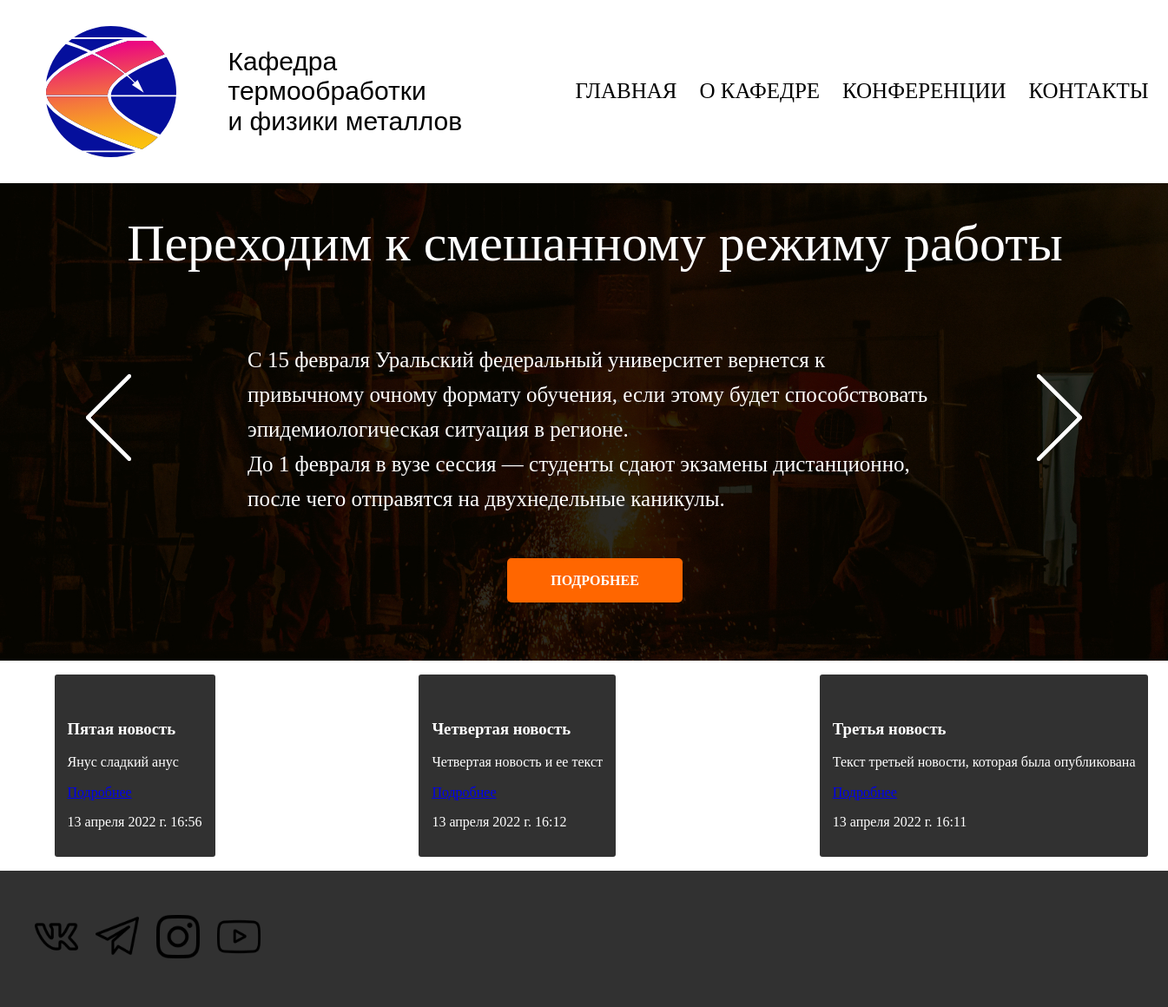
Before: / with the older database file.
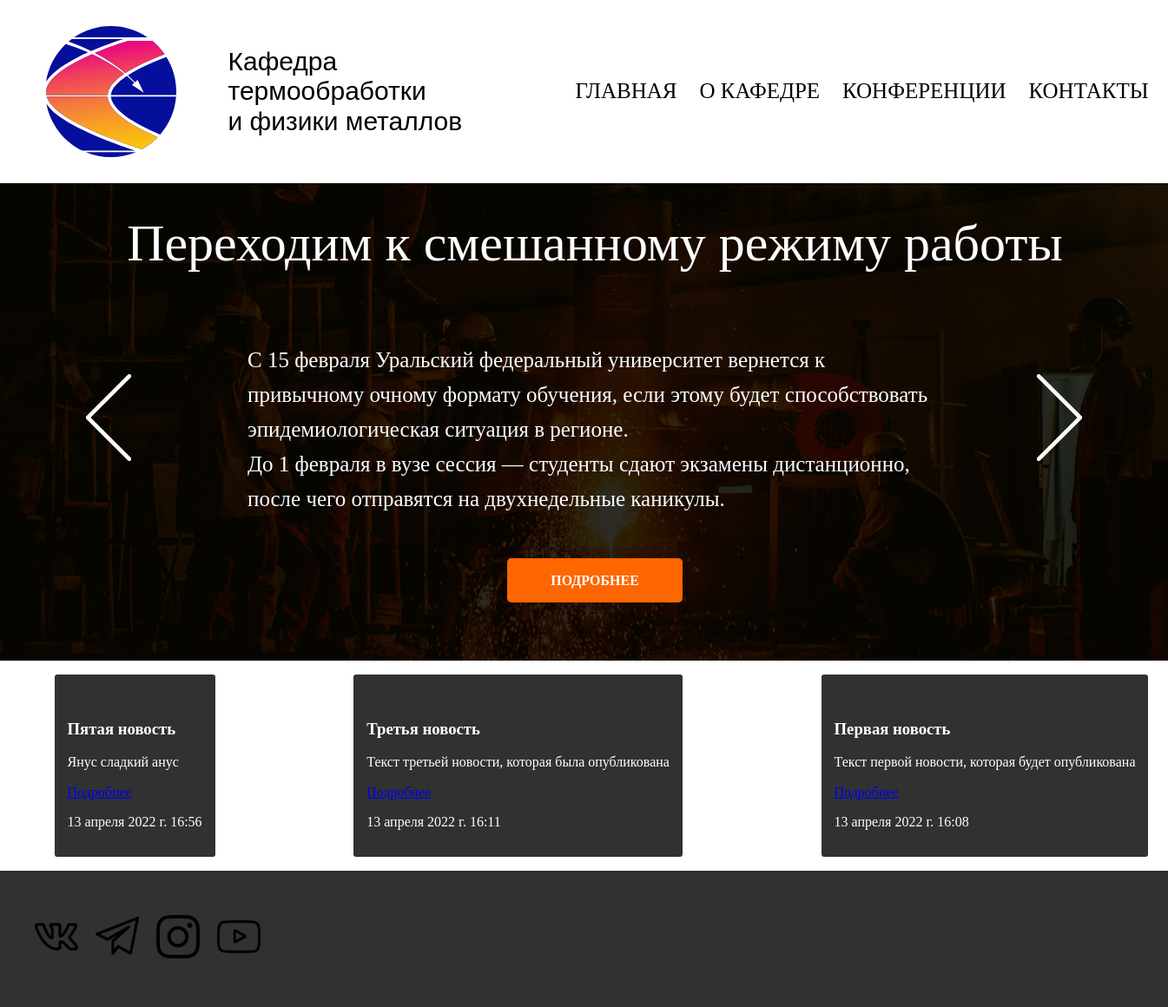
After: the same page with the newer database file.
### main/models.py (models this page shows, shortened)
class News(models.Model):
    title = models.CharField(max_length=255)
    datetime = models.DateTimeField(u'Дата публикации')
    content = models.TextField(max_length=10000)

### main/views.py (the view)
# urls.py: path('', views.index, name='index'),
def index(request):
    now = datetime.now()
    news = News.objects.all()
    news = news.order_by("-datetime")[0:3]
    return render(
        request,
        'index.html',
        {'news': news}
    )

### main/templates/index.html (shortened to what this page needs)
{% extends "base_generic.html" %}
{% block content %}
    <section class="slider">
        <div class="wrapper">
            <h2>Переходим к смешанному режиму работы</h2>
            {% load static %}
            <img class="left-arrow" src="{% static "img/left-arrow.svg" %}" alt="">
            <img class="right-arrow" src="{% static "img/right-arrow.svg" %}" alt="">
            <p>
                С 15 февраля Уральский федеральный университет вернется к привычному очному формату обучения,
                если этому будет способствовать эпидемиологическая ситуация в регионе.
            </p>
            <p>
                До 1 февраля в вузе сессия — студенты сдают экзамены дистанционно, после чего отправятся на двухнедельные каникулы.
            </p>
            <div class="button-wrapper">
                <a class="button" href="#">Подробнее</a>
            </div>
            </div>
    </section>
    <section class="news">
        <div class="wrapper">
            <ul>
                {% for item in news %}
                <li>
                    <div class="text">
                        <h3>{{ item.title }}</h3>
                        <p>{{ item.content }}</p>
                        <a href="#">Подробнее</a>
                        <p>{{ item.datetime }}</p>
                    </div>
                </li>
                {% endfor %}
            </ul>
        </div>
    </section>
{% endblock %}

### main/templates/base_generic.html (shortened to what this page needs)
<!DOCTYPE html>
<html lang="ru">
<head>
    {% load static %}
    <link rel="stylesheet" href="{% static "css/normalize.css" %}">
    <link rel="stylesheet" href="{% static "css/style.css" %}">
</head>
<body>
    <header>
        <div class="logo">
            <img src="{% static "img/TOiFM_logo.svg" %}" alt="Логотип кафедры">
            <p class="logo_title">
                Кафедра<br>
                термообработки<br>
                и физики металлов
            </p>
        </div>
        <nav>
            <ul class="main-menu">
                <li>
                    <a href="{% url "index" %}">Главная</a>
                </li>
                <li>
                    <a href="">О кафедре</a>
                </li>
                <li class="item-conf">
                    <a href="">Конференции</a>
                </li>
                <li>
                    <a href="">Контакты</a>
                </li>
            </ul>
        </nav>
    </header>
    <main>
        {% block content %} {% endblock %}
    </main>
    <footer>
        <div class="social">
            <ul>
                <li>
                    <a href="https://vk.com/materialoed"><img src="{% static 'img/vk.png' %}" alt="VK"></a>
                </li>
                <li>
                    <a href="https://t.me/TOFMdepartment"><img src="{% static 'img/telegram.png' %}" alt="Telegram"></a>
                </li>
                <li>
                    <a href="https://www.instagram.com/tofm_urfu/"><img src="{% static 'img/instagram.png' %}" alt="Instagram"></a>
                </li>
                <li>
                    <a href="https://www.youtube.com/channel/UCXMEt2POWU_OaAUeKPsErXA"><img src="{% static 'img/youtube.png' %}" alt="YouTube"></a>
                </li>
            </ul>
        </div>
    </footer>
</body>
</html>

### main/static/css/style.css (style rules this page uses)
* { box-sizing: border-box; }
header { width: 1300px; margin: 0 auto; padding: 0; display: flex; justify-content: space-between; align-items: center; }
.logo { display: flex; flex-flow: row wrap; justify-content: space-between; align-items: center; }
.logo img { display: block; width: 150px; margin: 30px; }
.logo_title { font-family: "PFBulletinSansPro-Redular", sans-serif; font-size: 30px; margin: 30px; }
.main-menu { width: 700px; list-style: none; display: flex; justify-content: space-between; }
.main-menu a { font-family: "PFBulletinSansPro-Bold"; text-transform: uppercase; text-decoration: none; color: black; font-size: 25px; background-image: linear-gradient(currentColor, currentColor); background-position: 0% 100%; background-repeat: no-repeat; background-size: 0% 2px; transition: background-size .3s; }
.item-conf { position: relative; }
.slider { height: 550px; background-image: url("../img/slider-1.jpg"); position: relative; padding: 35px; }
.slider h2 { font-family: "PFBulletinSansPro-Light"; font-weight: 300; color: #ffffff; font-size: 60px; text-align: center; margin: 0; margin-bottom: 80px; }
.slider p { color: #ffffff; font-family: "PFBulletinSansPro-Light"; width: 800px; margin: 0 auto; font-size: 25px; line-height: 40px; }
.slider .wrapper { width: 1300px; margin: 0 auto; }
.left-arrow { position: absolute; display: block; height: 100px; left: 75px; top: 220px; }
.right-arrow { position: absolute; display: block; height: 100px; right: 75px; top: 220px; }
.slider .button { padding: 17px 50px; background-color: rgb(255, 102, 0); text-transform: uppercase; border-radius: 5px; font-family: "PFBulletinSansPro-Light"; font-weight: 700; text-align: right; text-decoration: none; color: #ffffff; }
.button-wrapper { margin-top: 65px; text-align: center; }
.news .wrapper { width: 1300px; margin: 0 auto; }
.news ul { list-style: none; display: flex; justify-content: space-between; }
.news li { background-color: rgb(49, 49, 49); border-radius: 3px; color: #ffffff; font-family: "PFBulletinSansPro-Light"; }
.news .text { padding: 15px; }
footer { background-color: rgb(49, 49, 49); }
.social { width: 300px; padding: 35px 0; }
.social ul { list-style: none; display: flex; justify-content: space-between; }
.social img { height: 50px; }

Changed rows visible on the page:
removed News: title "Четвертая новость", content "Четвертая новость и ее текст", datetime "13 апреля 2022 г. 16:12"
now on this page (row unchanged): News: title "Первая новость", content "Текст первой новости, которая будет опубликована", datetime "13 апреля 2022 г. 16:08"
